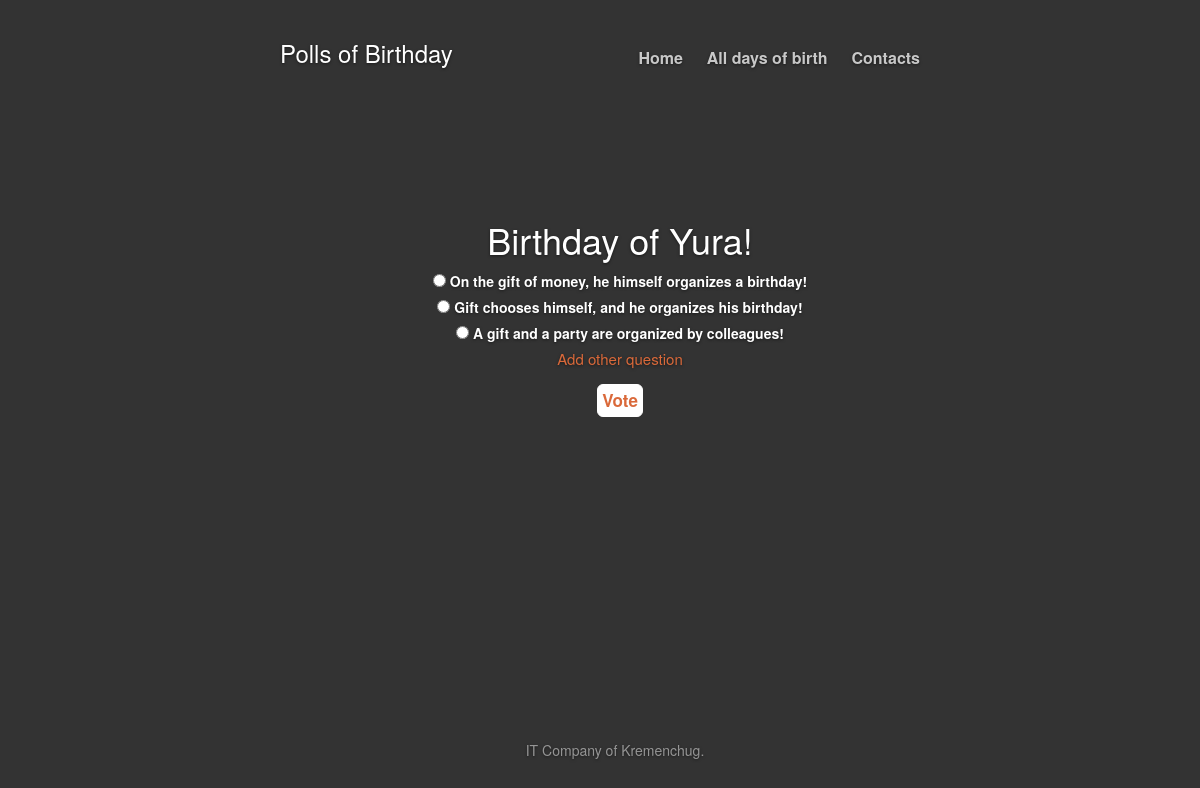
The page /8/vote/ on the database its author committed.
### polls/models.py (models this page shows, shortened)
@python_2_unicode_compatible
class Question(models.Model):
    question_text = models.CharField(max_length=200)
    pub_date = models.DateTimeField('date published')
    def was_published_recently(self):
        now = timezone.now()
        return now - datetime.timedelta(days=1) <= self.pub_date <= now
    was_published_recently.admin_order_field = 'pub_date'
    was_published_recently.boolean = True
    was_published_recently.short_description = 'Published recently?'

@python_2_unicode_compatible
class Choice(models.Model):
    question = models.ForeignKey(Question, on_delete=models.CASCADE)
    choice_text = models.CharField(max_length=200)
    votes = models.IntegerField(default=0)

### polls/views.py (the view, shortened to what this page needs)
# urls.py: url(r'^(?P<question_id>[0-9]+)/vote/$', views.vote, name='vote'),
def vote(request, question_id):
    question = get_object_or_404(Question, pk=question_id)
    return render(request, 'polls/detail.html', {'question': question})

### polls/templates/polls/detail.html (shortened to what this page needs)
{% extends "polls/greeting.html" %}
{% block content %}
    <div class="container">
      <div class="cover-container">
         <div class="">
         <div class="inner">
           <h3 class="masthead-brand">Polls of Birthday</h3>
           <nav>
           <ul class="nav masthead-nav">
            <li><a href=" {% url 'polls:greeting' %} ">Home</a></li>
            <li><a href=" {% url 'polls:index' %} ">All days of birth</a></li>
            <li><a href=" {% url 'polls:contact' %}">Contacts</a></li>
           </ul>
           </nav>
           </div>
           </div>
           <div class="inner cover">
         <ul style="padding-top: 140px;">
             <h1>{{ question.question_text }}</h1>
            <form action="{% url 'polls:vote' question.id %}" method="post">
                {% for choice in question.choice_set.all %}
                    <input type="radio" name="choice" id="choice{{ forloop.counter }}" value="{{ choice.id }}" />
                    <label for="choice{{ forloop.counter }}">{{ choice.choice_text }}</label><br />
                {% endfor %}
            <li class="add_question" ><a class="add_question" style=" color:#da693a" href=" {% url 'polls:add_question' question.id %}">Add other question</a></li>
            <input class='btn btn-lg btn-default btn_chenge' style="color:#da693a" type="submit" value="Vote">
            </form>
        </ul>
            </div>
{% endblock %}

### polls/static/polls/style.css (style rules this page uses)
html { min-height: 100%; }
.container { max-width:960px; margin:0 auto; }
.container:before, .container:after { display: table; content: " "; clear: both; }
.nav { margin-top: 7px; }
.cover { padding: 40px 20px; }
.add_question { list-style: none; font-size: 15px; }
.btn_chenge { color: #da693a; padding: 4px !important; font-size: 17px; margin-top: 15px; }

### rows shown on the page
Question: question_text "Birthday of Yura!"
Choice: choice_text "On the gift of money, he himself organizes a birthday!"
Choice: choice_text "Gift chooses himself, and he organizes his birthday!"
Choice: choice_text "A gift and a party are organized by colleagues!"
